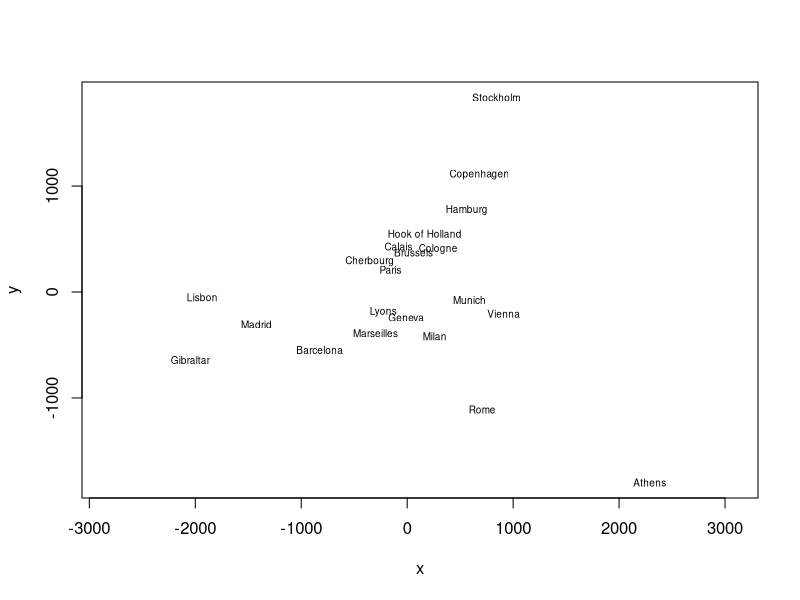
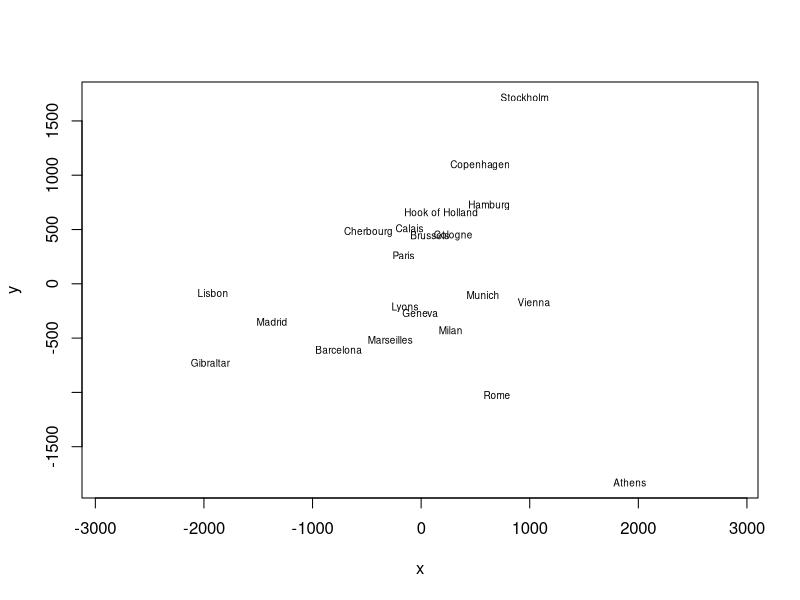
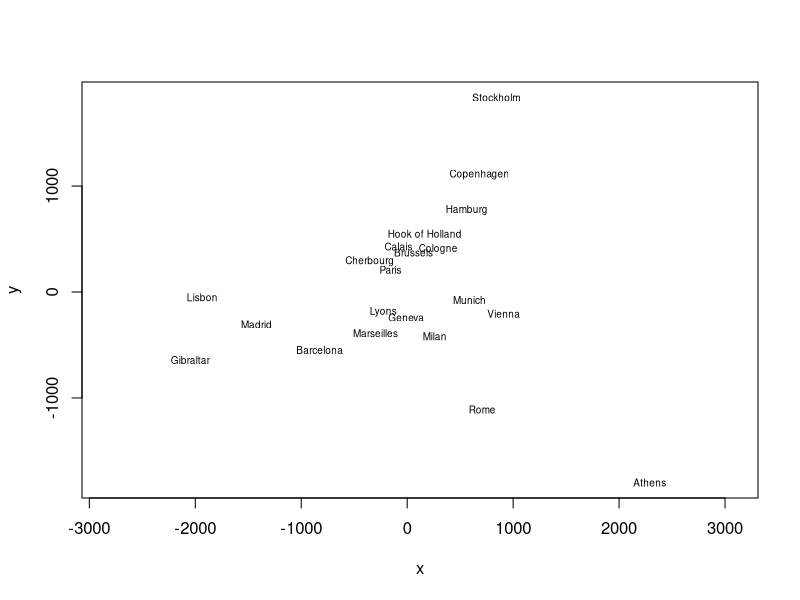

Recreate these plots in R, in order.
## ---- chunk 1
loc <- cmdscale(eurodist)
x <- loc[, 1]
y <- -loc[, 2] # reflect so North is at the top
## note asp = 1, to ensure Euclidean distances are represented correctly
plot(x, y, type = "n", asp=1)
text(x, y, rownames(loc), cex = 0.6)
## ---- chunk 2
library(MASS)
loc.sammon <- sammon(eurodist, k=2)$points
x <- loc.sammon[, 1]
y <- -loc.sammon[, 2] # reflect so North is at the top
## note asp = 1, to ensure Euclidean distances are represented correctly
plot(x, y, type = "n", asp=1)
text(x, y, rownames(loc.sammon), cex = 0.6)
## ---- chunk 3
loc.isoMDS <- isoMDS(eurodist, k=2)$points
x <- loc.isoMDS[, 1]
y <- -loc.isoMDS[, 2] # reflect so North is at the top
## note asp = 1, to ensure Euclidean distances are represented correctly
plot(x, y, type = "n", asp=1)
text(x, y, rownames(loc.isoMDS), cex = 0.6)
